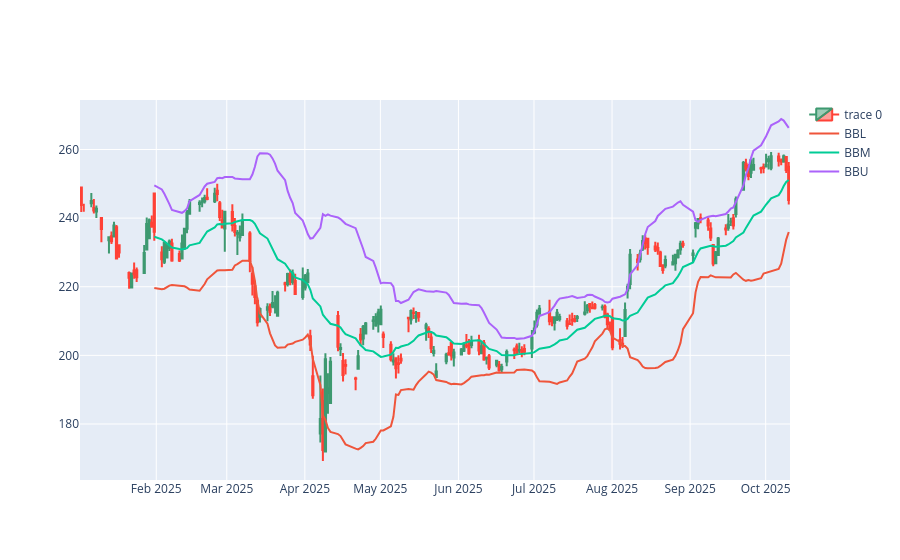

Notebook source saved alongside this figure:
### Code cell
Candle(df).plot()

### Figure 1 — Plotly figure (JSON) as saved in the notebook; plotly's stock layout.template omitted (floating-point values rounded to 4 significant figures; data arrays with more than 128 entries replaced by an {"elided": "..."} marker saying what was removed)
{"data": [{"close": {"elided": "194 float values"}, "high": {"elided": "194 float values"}, "low": {"elided": "194 float values"}, "open": {"elided": "194 float values"}, "type": "candlestick", "x": {"elided": "194 str values"}}, {"name": "BBL", "type": "scatter", "x": {"elided": "194 str values"}, "y": {"elided": "194 float values"}}, {"name": "BBM", "type": "scatter", "x": {"elided": "194 str values"}, "y": {"elided": "194 float values"}}, {"name": "BBU", "type": "scatter", "x": {"elided": "194 str values"}, "y": {"elided": "194 float values"}}], "layout": {"xaxis": {"rangeslider": {"visible": false}}}}
